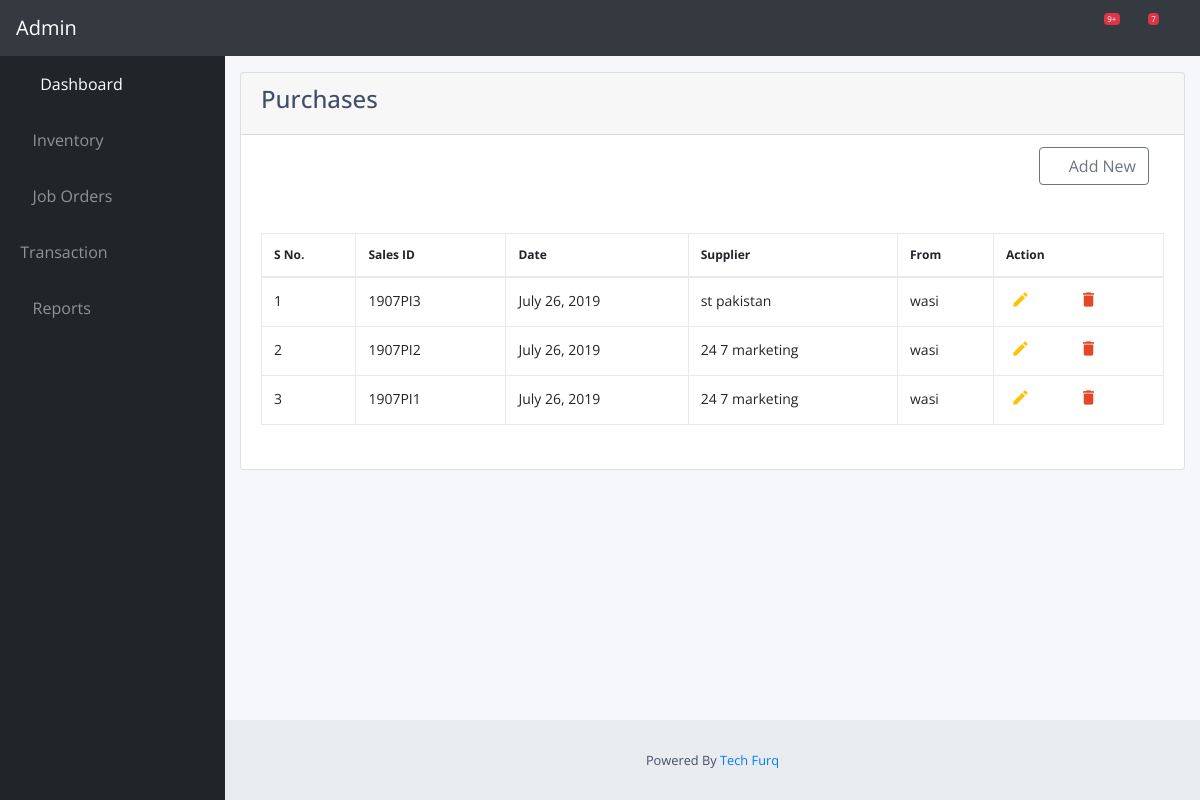
The app's page /transaction/purchase/ (signed in) with its own data.
### transaction/models.py (models this page shows)
class PurchaseHeader(models.Model):
    purchase_no = models.CharField(max_length = 100, unique = True)
    date = models.DateField(default=datetime.date.today)
    footer_description = models.TextField()
    follow_up = models.DateField(default = datetime.date.today)
    payment_method = models.CharField(max_length = 100)
    account_id = models.ForeignKey(ChartOfAccount, models.SET_NULL, blank=True, null=True,)
    user = models.ForeignKey(User, models.SET_NULL, blank=True, null=True)

class ChartOfAccount(models.Model):
    account_title = models.CharField(max_length = 100, unique = True)
    parent_id = models.IntegerField()
    opening_balance = models.DecimalField(max_digits = 8, decimal_places = 2)
    phone_no = models.CharField(max_length = 100)
    email_address = models.CharField(max_length = 100)
    ntn = models.CharField(max_length = 100)
    stn = models.CharField(max_length = 100)
    cnic = models.CharField(max_length = 100)
    Address = models.CharField(max_length = 200)
    remarks = models.CharField(max_length = 100)
    credit_limit = models.DecimalField(max_digits = 8, decimal_places = 2)

### transaction/views.py (the view)
# urls.py: path('purchase/', views.purchase, name='purchase'),
@login_required()
def purchase(request):
    all_purchases = PurchaseHeader.objects.all()
    return render(request, 'transaction/purchase.html', {'all_purchases': all_purchases})

### transaction/templates/transaction/purchase.html (shortened to what this page needs)
{% extends "transaction/base.html" %}
{% load crispy_forms_tags %}
{% block body %}
<div class="card" style="width: 100%;">
<div class="card-header">
  <h4>Purchases</h4>
</div>
<ul class="list-group list-group-flush">
  <li class="list-group-item">
    <div class="input-group">
      <div class="col-md-12">
        <a role="button" href="{% url 'new-purchase' %}" style="float:right;" class="btn btn-outline-secondary" name="button"><i class="fas fa-plus"></i> Add New</a>
      </div>
    </div>
    <br>
    <br>
    <div class="table table-responsive content-loader">
      <table class="table table-bordered sort" id="dataTable">
          <thead>
              <tr>
                  <th>S No.</th>
                  <th width="150px">Sales ID</th>
                  <th >Date</th>
                  <th >Supplier</th>
                  <th >From</th>
                  <th width="600px">Action</th>
              </tr>
          </thead>
          <tbody>
            {% for value in all_purchases reversed %}
            <tr>
                <td>{{ forloop.counter }}</td>
                <td>{{ value.purchase_no }}</td>
                <td>{{ value.date }}</td>
                <td>{{ value.account_id.account_title }}</td>
                <td>{{value.user.username}}</td>
                <td><a class="edit_list" href="{% url 'edit-purchase' pk=value.id %}" data-toggle=""><i class="material-icons">&#xE254;</i></a><a href="{% url 'purchase-print' pk=value.id %}" target="_blank"><i class="fa fa-print" id="print_icon" aria-hidden="true"></i></a><a class="delete_purchase" href="{% url 'delete-purchase' pk=value.id %}"  data-toggle="tooltip"><i class="material-icons">&#xE872;</i></a></td>
            </tr>
            {% endfor %}
          </tbody>
      </table>
    </div>
  </li>
</ul>
</div>
{% endblock body %}

### transaction/static/transaction/css/table.css (style rules this page uses)
body { color: #404E67; background: #F5F7FA; font-family: 'Open Sans', sans-serif; }
#dataTable.table tbody tr td { font-size: 14px; }
table.table tr th, table.table tr td { border-color: #e9e9e9; }
#dataTable.table th:last-child { width: 170px; }
table.table td a { cursor: pointer; display: inline-block; margin: 0 5px; min-width: 24px; }
table.table td a.edit_list { color: #FFC107; }
table.table td i { font-size: 19px; }
table.table thead tr th { white-space: nowrap; overflow: hidden; font-size: 14px; }
table.table tbody tr td { white-space: nowrap; overflow: hidden; text-overflow:ellipsis; font-size: 12px; }
table.table thead tr th { font-size:12px; }
#t_table, th, td { border: 1px solid; }
#dataTable.table td a.delete_purchase { color:#E34724; }

### records on screen
PurchaseHeader: purchase_no "1907PI3", date "July 26, 2019", account_id.account_title "st pakistan", user.username "wasi"
PurchaseHeader: purchase_no "1907PI2", date "July 26, 2019", account_id.account_title "24 7 marketing", user.username "wasi"
PurchaseHeader: purchase_no "1907PI1", date "July 26, 2019", account_id.account_title "24 7 marketing", user.username "wasi"
